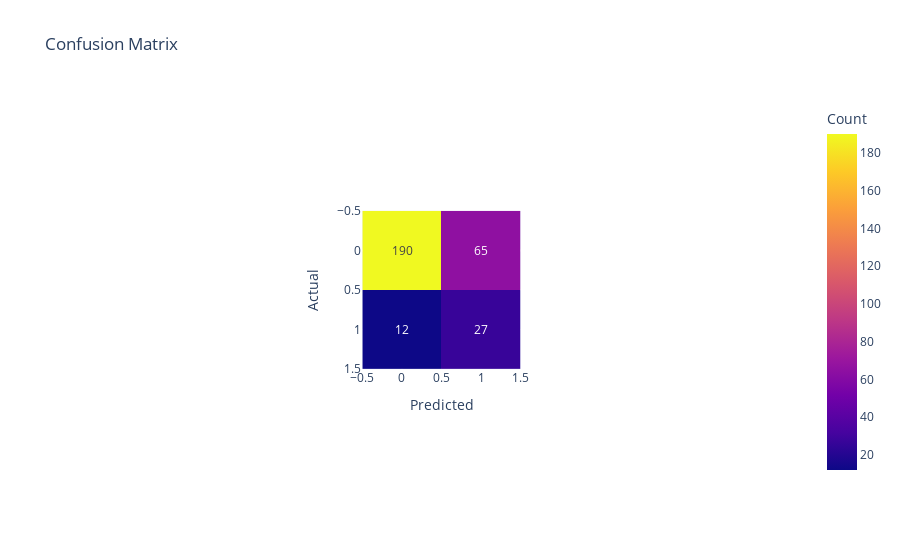

Source (notebook cell):
### Markdown cell above
### Confusion Matrix

### Code cell
# Confusion Matrix
conf_matrix = confusion_matrix(y_test, y_pred)
fig = px.imshow(conf_matrix, text_auto=True, title='Confusion Matrix', labels=dict(x='Predicted', y='Actual', color='Count'))
fig.show()

### Figure 1 — Plotly figure (JSON) as saved in the notebook; plotly's stock layout.template omitted (floating-point values rounded to 4 significant figures)
{"data": [{"coloraxis": "coloraxis", "hovertemplate": "Predicted: %{x}<br>Actual: %{y}<br>Count: %{z}<extra></extra>", "name": "0", "texttemplate": "%{z}", "type": "heatmap", "xaxis": "x", "yaxis": "y", "z": [[190, 65], [12, 27]]}], "layout": {"autosize": true, "coloraxis": {"colorbar": {"title": {"text": "Count"}}, "colorscale": [[0, "#0d0887"], [0.1111, "#46039f"], [0.2222, "#7201a8"], [0.3333, "#9c179e"], [0.4444, "#bd3786"], [0.5556, "#d8576b"], [0.6667, "#ed7953"], [0.7778, "#fb9f3a"], [0.8889, "#fdca26"], [1, "#f0f921"]]}, "title": {"text": "Confusion Matrix"}, "xaxis": {"anchor": "y", "autorange": true, "constrain": "domain", "domain": [0.3905, 0.6095], "range": [-0.5, 1.5], "scaleanchor": "y", "title": {"text": "Predicted"}}, "yaxis": {"anchor": "x", "autorange": true, "constrain": "domain", "domain": [0, 1], "range": [1.5, -0.5], "title": {"text": "Actual"}}}}
